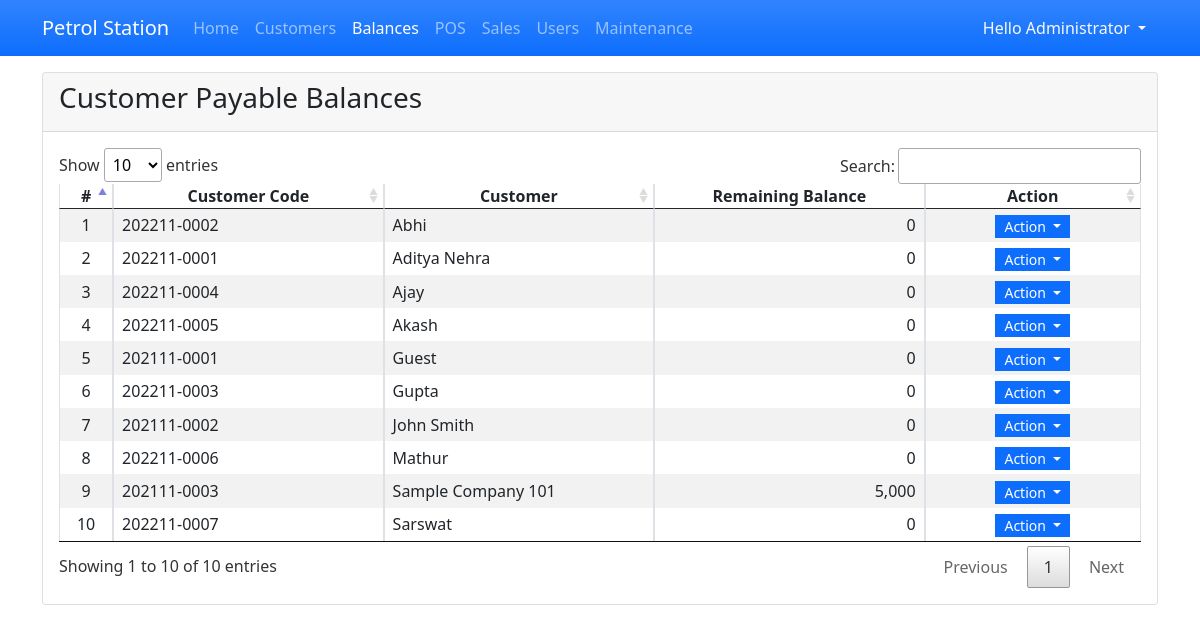
/?page=balances (signed in), run on the app's committed database.
### tables this page shows
CREATE TABLE `customer_list` (
            `customer_id` INTEGER NOT NULL PRIMARY KEY AUTOINCREMENT,
            `customer_code` TEXT NOT NULL,
            `fullname` TEXT NOT NULL,
            `contact` TEXT NOT NULL,
            `email` TEXT NOT NULL,
            `address` TEXT NOT NULL,
            `status` INTEGER NOT NULL DEFAULT 1
        );

### balances.php (the view, shortened to what this page needs)
<div class="card">
    <div class="card-header d-flex justify-content-between">
        <h3 class="card-title">Customer Payable Balances</h3>
    </div>
    <div class="card-body">
        <table class="table table-hover table-striped table-bordered">
            <colgroup>
                <col width="5%">
                <col width="25%">
                <col width="25%">
                <col width="25%">
                <col width="20%">
            </colgroup>
            <thead>
                <tr>
                    <th class="text-center p-0">#</th>
                    <th class="text-center p-0">Customer Code</th>
                    <th class="text-center p-0">Customer</th>
                    <th class="text-center p-0">Remaining Balance</th>
                    <th class="text-center p-0">Action</th>
                </tr>
            </thead>
            <tbody>
                <?php
                $sql = "SELECT * FROM `customer_list` order by `fullname` asc";
                $qry = $conn->query($sql);
                $i = 1;
                    while($row = $qry->fetchArray()):
                        $debts = $conn->query("SELECT SUM(amount) FROM `debt_list` where customer_id = '{$row['customer_id']}'")->fetchArray()[0];
                        $payments = $conn->query("SELECT SUM(amount) FROM `payment_list` where customer_id = '{$row['customer_id']}'")->fetchArray()[0];
                        $debts =$debts > 0 ? $debts : 0;
                        $payments =$payments > 0 ? $payments : 0;
                        $row['balance'] = $debts - $payments;
                ?>
                <tr class="">
                    <td class="text-center p-0"><?php echo $i++; ?></td>
                    <td class="py-1 px-2"><?php echo $row['customer_code'] ?></td>
                    <td class="py-1 px-2"><?php echo $row['fullname'] ?></td>
                    <td class="py-1 px-2 text-end"><?php echo number_format($row['balance']) ?></td>
                    <td class="text-center py-1 px-2">
                        <div class="btn-group" role="group">
                            <button id="btnGroupDrop1" type="button" class="btn btn-primary dropdown-toggle btn-sm rounded-0 py-0" data-bs-toggle="dropdown" aria-expanded="false">
                            Action
                            </button>
                        </div>
                    </td>
                </tr>
                <?php endwhile; ?>
            </tbody>
        </table>
    </div>
</div>

### index.php (style rules this page uses)
:root { --bs-success-rgb:71, 222, 152 !important; }
html,body { height:100%; width:100%; }

### data on the page
customer_list: customer_code "202211-0002", fullname "Abhi", balance "0"
customer_list: customer_code "202211-0001", fullname "Aditya Nehra", balance "0"
customer_list: customer_code "202211-0004", fullname "Ajay", balance "0"
customer_list: customer_code "202211-0005", fullname "Akash", balance "0"
customer_list: customer_code "202111-0001", fullname "Guest", balance "0"
customer_list: customer_code "202211-0003", fullname "Gupta", balance "0"
customer_list: customer_code "202111-0002", fullname "John Smith", balance "0"
customer_list: customer_code "202211-0006", fullname "Mathur", balance "0"
customer_list: customer_code "202111-0003", fullname "Sample Company 101", balance "5,000"
customer_list: customer_code "202211-0007", fullname "Sarswat", balance "0"

### other printed values
$_SESSION['fullname'] "Administrator"
